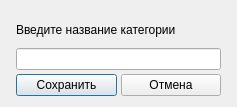
<?xml version="1.0" encoding="UTF-8"?>
<ui version="4.0">
 <class>AddCatMaster</class>
 <widget class="QDialog" name="AddCatMaster">
  <property name="geometry">
   <rect>
    <x>0</x>
    <y>0</y>
    <width>237</width>
    <height>107</height>
   </rect>
  </property>
  <property name="windowTitle">
   <string>Dialog</string>
  </property>
  <layout class="QHBoxLayout" name="horizontalLayout_2">
   <property name="spacing">
    <number>10</number>
   </property>
   <item>
    <layout class="QVBoxLayout" name="verticalLayout">
     <property name="spacing">
      <number>4</number>
     </property>
     <property name="leftMargin">
      <number>5</number>
     </property>
     <property name="topMargin">
      <number>5</number>
     </property>
     <property name="rightMargin">
      <number>5</number>
     </property>
     <property name="bottomMargin">
      <number>0</number>
     </property>
     <item>
      <widget class="QLabel" name="label">
       <property name="text">
        <string>Введите название категории</string>
       </property>
      </widget>
     </item>
     <item>
      <widget class="QLineEdit" name="lineEdit"/>
     </item>
     <item>
      <layout class="QHBoxLayout" name="horizontalLayout">
       <item>
        <widget class="QPushButton" name="saveButton">
         <property name="text">
          <string>Сохранить</string>
         </property>
        </widget>
       </item>
       <item>
        <widget class="QPushButton" name="canselButton">
         <property name="text">
          <string>Отмена</string>
         </property>
        </widget>
       </item>
      </layout>
     </item>
    </layout>
   </item>
  </layout>
 </widget>
 <resources/>
 <connections/>
</ui>
